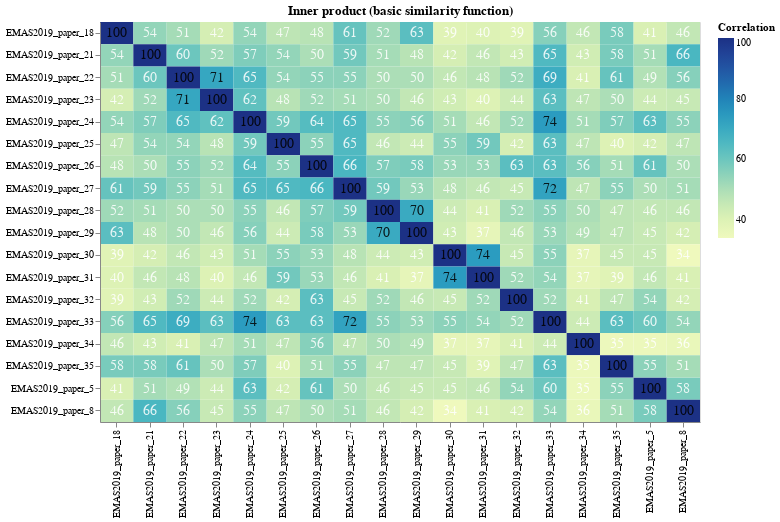

The notebook cell saved with this chart:
### Code cell
#hide
# hiding these results since pearson, inner and cosine are very close
dfplot = pd.DataFrame({'x': dfsingle["paper_a"].ravel(),
                   'y': dfsingle["paper_b"].ravel(),
                   'Correlation': dfsingle["correlation"].ravel()})

chart = alt.Chart(dfplot).mark_rect().encode(
    x=alt.X('x:O', axis=alt.Axis(title="")),
    y=alt.Y('y:O', axis=alt.Axis(title="")),
    color='Correlation:Q'
).properties(
    title=["Inner product (basic similarity function)"]
)

text = chart.mark_text(baseline='middle').encode(
    text='Correlation:Q',
    color=alt.condition(
        alt.datum.Correlation >= 70,
        alt.value('black'),
        alt.value('white')
    ),
    size=alt.value(14),
    opacity=alt.value(0.85)
)

# Draw the chart
plot = chart.properties(width=CHART_WIDTH, height=CHART_HEIGHT) + text
plot

### Figure 1 — Vega-Lite specification as saved in the notebook (floating-point values rounded to 4 significant figures; data arrays with more than 128 entries replaced by an {"elided": "..."} marker saying what was removed)
{"config": {"view": {"continuousWidth": 400, "continuousHeight": 300}}, "layer": [{"mark": "rect", "encoding": {"color": {"type": "quantitative", "field": "Correlation"}, "x": {"type": "ordinal", "axis": {"title": ""}, "field": "x"}, "y": {"type": "ordinal", "axis": {"title": ""}, "field": "y"}}, "height": 400, "title": ["Inner product (basic similarity function)"], "width": 600}, {"mark": {"type": "text", "baseline": "middle"}, "encoding": {"color": {"condition": {"value": "black", "test": "(datum.Correlation >= 70)"}, "value": "white"}, "opacity": {"value": 0.85}, "size": {"value": 14}, "text": {"type": "quantitative", "field": "Correlation"}, "x": {"type": "ordinal", "axis": {"title": ""}, "field": "x"}, "y": {"type": "ordinal", "axis": {"title": ""}, "field": "y"}}, "title": ["Inner product (basic similarity function)"]}], "data": {"name": "data-291e7ebf2cd81792c89769c09cf03d47"}, "$schema": "https://vega.github.io/schema/vega-lite/v4.8.1.json", "datasets": {"data-291e7ebf2cd81792c89769c09cf03d47": {"elided": "324 records"}}}
